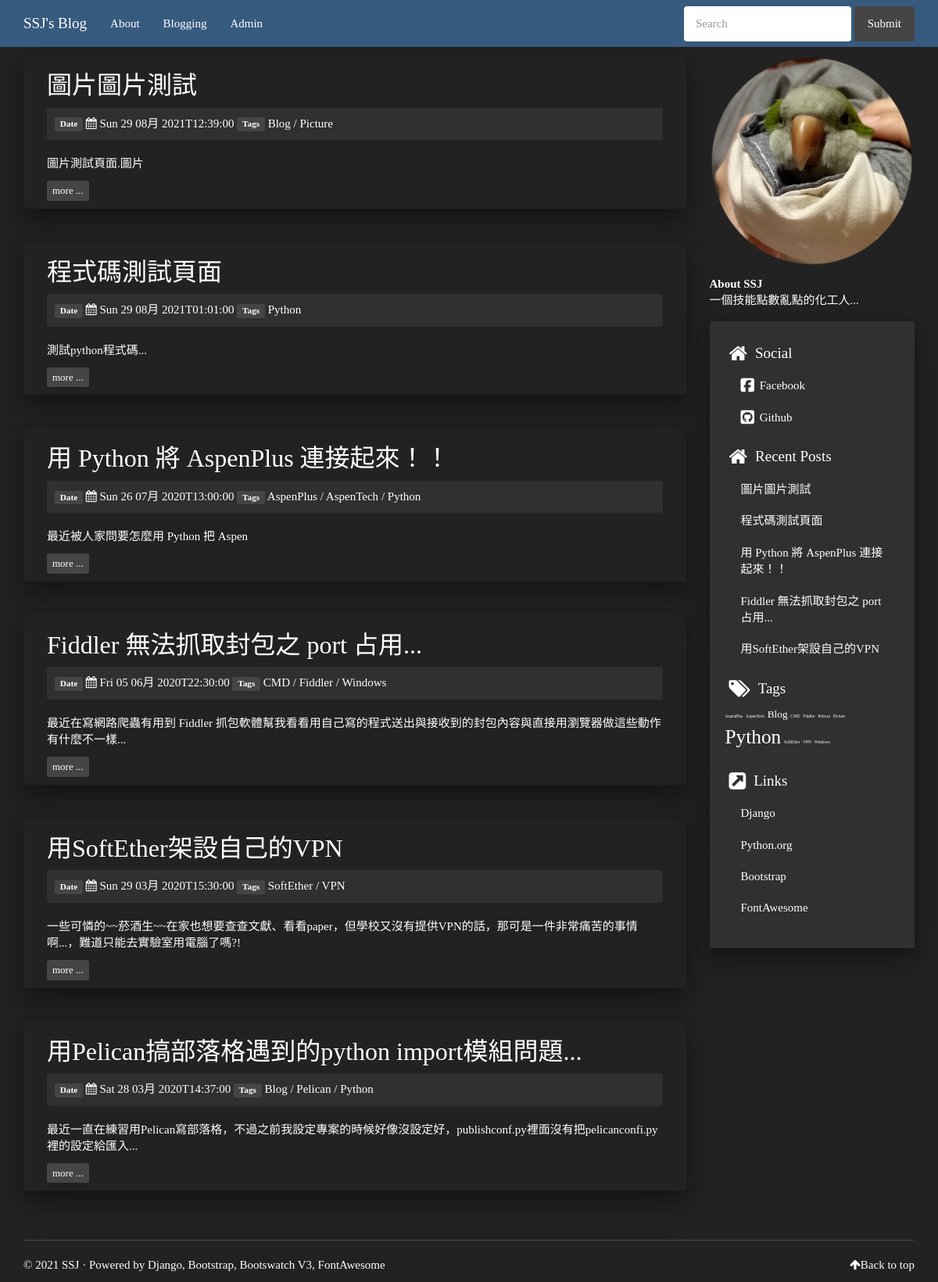
The page / on the database its author committed.
### mysite/models.py (models this page shows, shortened)
class Articles(models.Model):
    title = models.CharField(max_length=200)
    slug = models.CharField(unique=True, max_length=200)
    abstract = models.CharField(max_length=200)
    pub_date = models.DateTimeField(default=timezone.now)
    tags = models.ManyToManyField(Tags)
    visible = models.BooleanField(default=False)
    series = models.ForeignKey(Series, on_delete=models.CASCADE, null=True, blank=True)
    body = RichTextField()
    class Meta:
        ordering = ('pub_date',)

class Tags(models.Model):
    name = models.CharField(unique=True, max_length=100)
    class Meta:
        ordering = ('name',)

### mysite/views.py (the view)
# urls.py: path('', views.index),
def index(request):
    recent_articles = recent_posts()
    tags_classified = tags_cloud()
    articles = models.Articles.objects.filter(visible=True).order_by('-pub_date')
    articles = [
        {'title': ar.title,
         'abstract': ar.abstract,
         'slug': ar.slug,
         'isotime': timezone.make_naive(ar.pub_date).isoformat(),
         'time': timezone.make_naive(ar.pub_date).strftime("%a %d %m月 %YT%H:%M:%S"),
         'tags': ar.tags.all(),
         } for ar in articles
    ]
    return render(request, 'index.html', locals())

### mysite/views.py (called while the page is built)
def recent_posts(number=5):
    recent_articles = models.Articles.objects.filter(visible=True).order_by('-pub_date')[0:number]
    return recent_articles

### templates/index.html (shortened to what this page needs)
{% extends 'base.html' %}
{% block content %}
    {% for article in articles %}
        <article>
            <h2><a href="{% url 'article-url' article.slug %}">{{ article.title }}</a></h2>
            <div class="well well-sm">
                <footer class="post-info">
                    <span class="label label-default">Date</span>
                    <span class="published">
                        <i class="fa fa-calendar"></i>
                        {% load tz %}
                        <time datetime="{{ article.isotime }}">{{ article.time }}</time>
                    </span>
                    <span class="label label-default">Tags</span>
                    {% for tag in article.tags %}
                        {% if forloop.last %}
                            <a href="/">{{ tag.name }}</a>
                        {% else %}
                            <a href="/">{{ tag.name }}</a>
                            /
                        {% endif %}
                    {% endfor %}
                </footer>
            </div>
            <div class="summary">
                <p>{{ article.abstract }}</p>
                <a class="btn btn-default btn-xs" href="{% url 'article-url' article.slug %}">more ...</a>
            </div>
        </article>
    {% endfor %}
{% endblock %}

### templates/sidebar.html
{% load static %}
<aside>
    <div id="aboutme">
        <p>
            <img width="100%" class="img-thumbnail" src="{% static "img\avatar.png" %}"/>
        </p>
        <p>
            <strong>About SSJ</strong><br/>
            一個技能點數亂點的化工人...
        </p>
    </div>
    <section class="well well-sm">
        <ul class="list-group list-group-flush">
            <li class="list-group-item">
                <h4><i class="fa fa-home fa-lg"></i><span class="icon-label">Social</span></h4>
                <ul class="list-group" id="social">
                    <li class="list-group-item"><a href="https://www.facebook.com/profile.php?id=100002730226702"><i class="fa fa-facebook-square fa-lg"></i> Facebook</a></li>
                    <li class="list-group-item"><a href="https://github.com/Shen-SJ"><i class="fa fa-github-square fa-lg"></i> Github</a></li>
                </ul>
            </li>
            <li class="list-group-item">
                <h4><i class="fa fa-home fa-lg"></i><span class="icon-label">Recent Posts</span></h4>
                <ul class="list-group" id="recentposts">
                    {% for post in recent_articles %}
                        <li class="list-group-item"><a href="{% url 'article-url' post.slug %}">{{ post.title }}</a></li>
                    {% endfor %}
                </ul>
            </li>
            <li class="list-group-item">
                <a href="https://shen-sj.github.io/"><h4><i class="fa fa-tags fa-lg"></i><span class="icon-label">Tags</span></h4></a>
                <ul class="list-group list-inline tagcloud" id="tags">
                    {% for tag_name, tag_class in tags_classified.items %}
                        <li class="list-group-item tag-{{ tag_class }}"><a href="/">{{ tag_name }}</a></li>
                    {% endfor %}
                </ul>
            </li>
            <li class="list-group-item">
                <h4><i class="fa fa-external-link-square fa-lg"></i><span class="icon-label">Links</span></h4>
                <ul class="list-group" id="links">
                    <li class="list-group-item"><a href="https://www.djangoproject.com/" target="_blank">Django</a></li>
                    <li class="list-group-item"><a href="http://python.org/" target="_blank">Python.org</a></li>
                    <li class="list-group-item"><a href="http://getbootstrap.com" target="_blank">Bootstrap</a></li>
                    <li class="list-group-item"><a href="https://fontawesome.com/" target="_blank">FontAwesome</a></li>
                </ul>
            </li>
        </ul>
    </section>
</aside>

### static/css/style.css (style rules this page uses)
body { padding-top: 70px; }
#sidebar .list-group, #sidebar .list-group-item { background-color: transparent; }
.list-group-item > .list-group { margin-bottom: 0px; }
.list-group-item .list-group-item:last-child { padding-bottom: 0px; }
.list-group-item { border: none; }
.tag-0 { font-size: 19pt; }
.tag-3 { font-size: 10pt; }
.tag-6 { font-size: 4pt; }
#aboutme { padding-top: 0px; padding-bottom: 5px; -ms-word-break: normal; word-break: normal; }
#sidebar a { color: inherit; }
.icon-label { margin-left: 10px; }
#sidebar #social i { margin-right: 3px; }
a, a:hover { color: inherit; }
.tagcloud li { padding: 0px; }

### static/css/custom.css (style rules this page uses)
* { font-family: 'Noto Sans TC'; }
h1, h2, h3, h4, h5, h6, .h1, .h2, .h3, .h4, .h5, .h6 { font-family: 'Noto Sans TC'; }
article { box-shadow: rgba(0, 0, 0, 0.25) 0px 14px 45px, rgba(0, 0, 0, 0.22) 0px 10px 18px; border-radius: 2px; padding-right: 30px; padding-left: 30px; padding-top: 1px; padding-bottom: 10px; }
.img-thumbnail { border: 0px solid #464545; }
div aside .well { box-shadow: rgba(0, 0, 0, 0.25) 0px 14px 45px, rgba(0, 0, 0, 0.22) 0px 10px 18px; }

### rows shown on the page
Articles: title "圖片圖片測試", abstract "圖片測試頁面.圖片", title "圖片圖片測試"
Tags: name "Blog", tags_classified "Blog"
Tags: name "Picture", tags_classified "Picture"
Articles: title "程式碼測試頁面", abstract "測試python程式碼...", title "程式碼測試頁面"
Tags: name "Python", tags_classified "Python"
Articles: title "用 Python 將 AspenPlus 連接起來！！", abstract "最近被人家問要怎麼用 Python 把 Aspen", title "用 Python 將 AspenPlus 連接起來！！"
Tags: name "AspenPlus", tags_classified "AspenPlus"
Tags: name "AspenTech", tags_classified "AspenTech"
Articles: title "Fiddler 無法抓取封包之 port 占用...", abstract "最近在寫網路爬蟲有用到 Fiddler 抓包軟體幫我看看用自己寫的程式送出與接收到的封包內容與直接用瀏覽器做這些動作有什麼不一樣...", title "Fiddler 無法抓取封包之 port 占用..."
Tags: name "CMD", tags_classified "CMD"
Tags: name "Fiddler", tags_classified "Fiddler"
Tags: name "Windows", tags_classified "Windows"
Articles: title "用SoftEther架設自己的VPN", abstract "一些可憐的~~菸酒生~~在家也想要查查文獻、看看paper，但學校又沒有提供VPN的話，那可是一件非常痛苦的事情啊...，難道只能去實驗室用電腦了嗎?!", title "用SoftEther架設自己的VPN"
Tags: name "SoftEther", tags_classified "SoftEther"
Tags: name "VPN", tags_classified "VPN"
Articles: title "用Pelican搞部落格遇到的python import模組問題...", abstract "最近一直在練習用Pelican寫部落格，不過之前我設定專案的時候好像沒設定好，publishconf.py裡面沒有把pelicanconfi.py裡的設定給匯入..."
Tags: name "Pelican", tags_classified "Pelican"

### other values the page prints
{{ article.time }} "Sun 29 08月 2021T12:39:00" "Sun 29 08月 2021T01:01:00" "Sun 26 07月 2020T13:00:00" "Fri 05 06月 2020T22:30:00" "Sun 29 03月 2020T15:30:00" "Sat 28 03月 2020T14:37:00"
